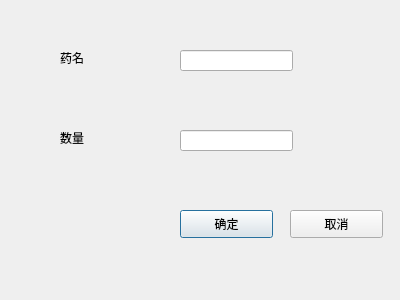
<?xml version="1.0" encoding="UTF-8"?>
<ui version="4.0">
 <class>add</class>
 <widget class="QDialog" name="add">
  <property name="geometry">
   <rect>
    <x>0</x>
    <y>0</y>
    <width>400</width>
    <height>300</height>
   </rect>
  </property>
  <property name="windowTitle">
   <string>Dialog</string>
  </property>
  <widget class="QPushButton" name="pushButton">
   <property name="geometry">
    <rect>
     <x>180</x>
     <y>210</y>
     <width>93</width>
     <height>28</height>
    </rect>
   </property>
   <property name="text">
    <string>确定</string>
   </property>
  </widget>
  <widget class="QLineEdit" name="lineEdit">
   <property name="geometry">
    <rect>
     <x>180</x>
     <y>50</y>
     <width>113</width>
     <height>21</height>
    </rect>
   </property>
  </widget>
  <widget class="QLineEdit" name="lineEdit_2">
   <property name="geometry">
    <rect>
     <x>180</x>
     <y>130</y>
     <width>113</width>
     <height>21</height>
    </rect>
   </property>
  </widget>
  <widget class="QLabel" name="label">
   <property name="geometry">
    <rect>
     <x>60</x>
     <y>50</y>
     <width>72</width>
     <height>15</height>
    </rect>
   </property>
   <property name="text">
    <string>药名</string>
   </property>
  </widget>
  <widget class="QLabel" name="label_2">
   <property name="geometry">
    <rect>
     <x>60</x>
     <y>130</y>
     <width>72</width>
     <height>15</height>
    </rect>
   </property>
   <property name="text">
    <string>数量</string>
   </property>
  </widget>
  <widget class="QPushButton" name="pushButton_2">
   <property name="geometry">
    <rect>
     <x>290</x>
     <y>210</y>
     <width>93</width>
     <height>28</height>
    </rect>
   </property>
   <property name="text">
    <string>取消</string>
   </property>
  </widget>
 </widget>
 <resources/>
 <connections>
  <connection>
   <sender>pushButton_2</sender>
   <signal>clicked()</signal>
   <receiver>add</receiver>
   <slot>close()</slot>
   <hints>
    <hint type="sourcelabel">
     <x>334</x>
     <y>226</y>
    </hint>
    <hint type="destinationlabel">
     <x>338</x>
     <y>169</y>
    </hint>
   </hints>
  </connection>
 </connections>
</ui>
